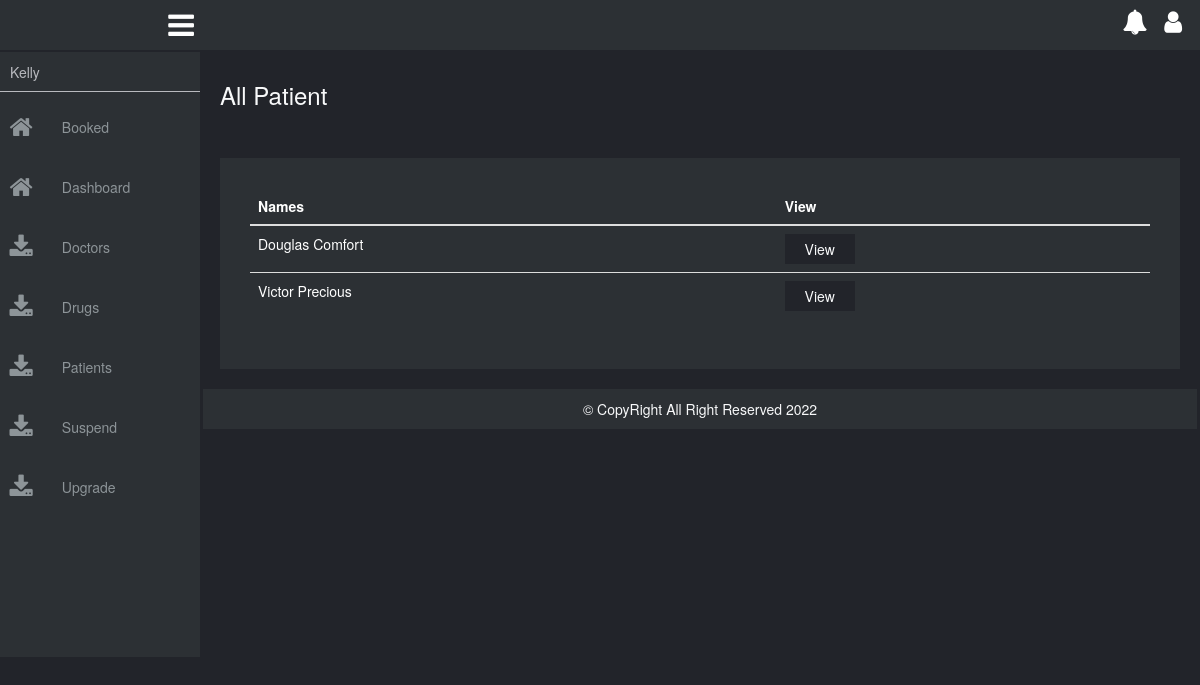
The app's page /doctor (signed in) with its own data.
### tables this page shows
CREATE TABLE `users` (
  `id` int(11) NOT NULL,
  `fn` varchar(30) NOT NULL,
  `ln` varchar(30) NOT NULL,
  `email` varchar(50) NOT NULL,
  `pn` varchar(20) NOT NULL,
  `password` varchar(50) NOT NULL,
  `country` text NOT NULL,
  `ms` varchar(20) NOT NULL,
  `date` date NOT NULL,
  `level` varchar(7) NOT NULL,
  `sex` varchar(7) NOT NULL,
  `picture` text NOT NULL,
  `last_login` date NOT NULL,
  `status` varchar(10) NOT NULL
);

### config/dblink.php (called while the page is built, shortened)
<?php
class DB{
private $connect = NULL;
public function __construct()
  {
$servername = "localhost";
$username = "root";
$password = "";
$dbname = "jobi";
  $this->connect = "";
  try{
  $this->connect = new PDO("mysql:host=$servername;dbname=$dbname", $username, $password);
  $this->connect->setAttribute(PDO::ATTR_ERRMODE, PDO::ERRMODE_EXCEPTION);
  $this->connect->exec("SET CHARACTER SET utf8");
    }
  catch(PDOException $e) {
  echo 'Error: ' . $e->getMessage();
        }
  }
 public function tbl_select($tblquery,$tblvalue = array())
 {
 try{
  $stmt = $this->connect->prepare($tblquery);
  $stmt->execute($tblvalue);
  $results = $stmt->fetchAll(PDO::FETCH_ASSOC);
  return $results;
} catch(PDOException $e) {
    echo 'Error: ' . $e->getMessage();
  }
 }
  }
?>

### page/doctor.php (the view, shortened to what this page needs)
<div class="main-body">
    <h3 class="title">All Patient</h3>
    <div class="row no-p client">
        <div class="col-xs-12 no-p">
            <table class="table table-hover">
                <thead>
                    <tr>
                        <th>Names</th>
                        <th>View</th>
                    </tr>
                </thead>
                <tbody>
                    <tr>
                        <?php
                            $tblquery = "SELECT * FROM users WHERE level = 'Doctor' ORDER BY ln";
                            $tblvalue = array();
                            $select = $collect->tbl_select($tblquery, $tblvalue);
                            foreach($select as $data){
                                extract($data);
                                ?>
                                <?php
                                    echo "
                                        <tr>
                                            <td>$ln $fn</td>
                                            <td>
                                                <form action='doctor' method='POST'>
                                                    <input type='hidden' name='id' value='$id'>
                                                    <input type='submit' name='view' class='client-btn' value='View'>
                                                </form>
                                            </td>
                                        </tr>
                                    ";
                            }
                        ?>
                    </tr>
                </tbody>
            </table>
        </div>
    </div>
</div>

### css/style.css (style rules this page uses)
body { background: #22242a; box-sizing: border-box; margin: 0; padding: 0; }
.container, .container-fluid, .no-p, .row { margin: 0; padding: 0; }
table tr th, table tr td { color:#ffffff; }
.main-body { margin: 20px; margin-top: 30px; padding: 0px; }
.main-body .title { color:#F8F9FA; }
.client { background: #2C3034; margin-top: 50px; min-height: 100px; padding: 30px; }
.client .client-btn { background: #22242A; border: none; color:#F8F9FA; outline: none; padding:5px; width:70px; }

### records on screen
users: ln "Douglas", fn "Comfort"
users: ln "Victor", fn "Precious"

### other values on screen
$_SESSION['fn'] "Kelly"
